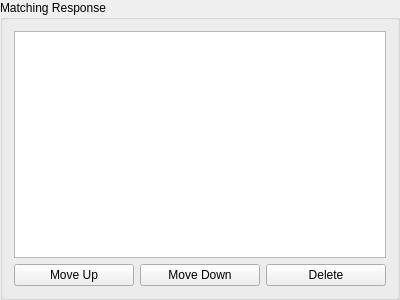
<?xml version="1.0" encoding="UTF-8"?>
<ui version="4.0">
 <class>wally::qtfront::question_view_sub::MatchingRespItemMimic</class>
 <widget class="QGroupBox" name="wally::qtfront::question_view_sub::MatchingRespItemMimic">
  <property name="geometry">
   <rect>
    <x>0</x>
    <y>0</y>
    <width>400</width>
    <height>300</height>
   </rect>
  </property>
  <property name="windowTitle">
   <string>GroupBox</string>
  </property>
  <property name="title">
   <string>Matching Response</string>
  </property>
  <layout class="QVBoxLayout" name="verticalLayout">
   <item>
    <widget class="MatchingRespItemTextEdit" name="textEdit"/>
   </item>
   <item>
    <layout class="QHBoxLayout" name="horizontalLayout">
     <item>
      <widget class="QPushButton" name="btn_moveUp">
       <property name="text">
        <string>Move Up</string>
       </property>
      </widget>
     </item>
     <item>
      <widget class="QPushButton" name="btn_moveDown">
       <property name="text">
        <string>Move Down</string>
       </property>
      </widget>
     </item>
     <item>
      <widget class="QPushButton" name="btn_delete">
       <property name="text">
        <string>Delete</string>
       </property>
      </widget>
     </item>
    </layout>
   </item>
  </layout>
 </widget>
 <customwidgets>
  <customwidget>
   <class>MatchingRespItemTextEdit</class>
   <extends>QPlainTextEdit</extends>
   <header>qtfront/question_view_sub/matching_resp_item_mimic.h</header>
  </customwidget>
 </customwidgets>
 <resources/>
 <connections/>
</ui>
